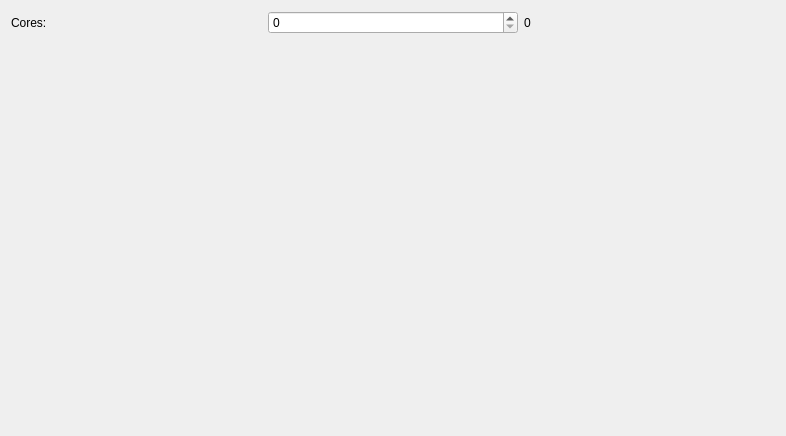
<?xml version="1.0" encoding="UTF-8"?>
<ui version="4.0">
 <class>TargetMachine_LinuxBash</class>
 <widget class="QWidget" name="TargetMachine_LinuxBash">
  <property name="geometry">
   <rect>
    <x>0</x>
    <y>0</y>
    <width>786</width>
    <height>436</height>
   </rect>
  </property>
  <property name="windowTitle">
   <string>Form</string>
  </property>
  <layout class="QVBoxLayout" name="verticalLayout">
   <item>
    <layout class="QHBoxLayout" name="horizontalLayout">
     <item>
      <widget class="QLabel" name="label">
       <property name="text">
        <string>Cores: </string>
       </property>
      </widget>
     </item>
     <item>
      <widget class="QSpinBox" name="spinBox_cores"/>
     </item>
     <item>
      <widget class="QLabel" name="label_thismachine_cores">
       <property name="text">
        <string>0</string>
       </property>
      </widget>
     </item>
    </layout>
   </item>
   <item>
    <spacer name="verticalSpacer">
     <property name="orientation">
      <enum>Qt::Vertical</enum>
     </property>
     <property name="sizeHint" stdset="0">
      <size>
       <width>20</width>
       <height>40</height>
      </size>
     </property>
    </spacer>
   </item>
  </layout>
 </widget>
 <resources/>
 <connections/>
</ui>
